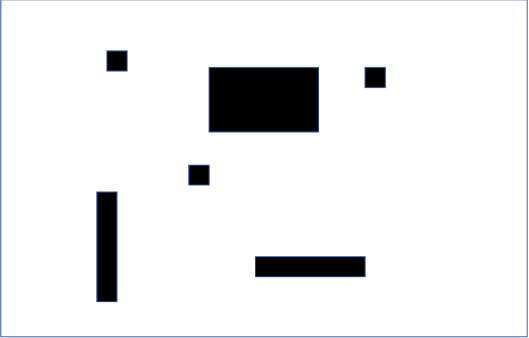
#> input picture ImageProcessing/images/imagem3.PNG, 529 x 338 px, found by its file name
$ python aula9.3.py
#> lines starting #> are read from the running program, lines starting #| are printed output that depends on the picture; after the words box and inside, x2 and y2 are one past the last pixel; in counts of white or black regions, pixels touching at a corner belong together
import cv2
import numpy as np

# 1. Abrir a imagem original
imagem = cv2.imread("imagem3.PNG")
#> imagem is the input picture: shape (338, 529, 3); mean B, G, R 236.2, 235.4, 234.9

if imagem is None:
    raise FileNotFoundError("Erro ao abrir a imagem.")

# 2. Converter para escala de cinza e binarizar
cinza = cv2.cvtColor(imagem, cv2.COLOR_BGR2GRAY)

_, binaria = cv2.threshold(
    cinza, 100, 255, cv2.THRESH_BINARY_INV
)
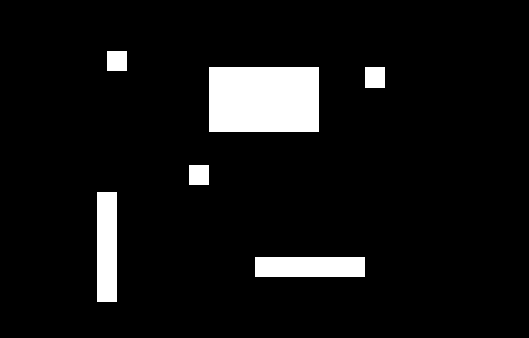
#> binaria: shape (338, 529); 7.1% white; 6 white regions, box (x1, y1, x2, y2) and area: (209, 67, 319, 132) 7150, (97, 192, 117, 302) 2200, (255, 257, 365, 277) 2200, (365, 67, 385, 88) 420, (107, 51, 127, 71) 400, (189, 165, 209, 185) 400

# Hit-or-Miss trabalha com valores 0 e 1
binaria01 = (binaria > 0).astype(np.uint8)

# 3. Criar imagem de saída totalmente branca
resultado = np.full(
    binaria.shape, 255, dtype=np.uint8
)

# 4. Procurar quadrados na imagem inteira
for lado in range(18, 26):

    # Kernel quadrado preenchido, com fundo branco ao redor
    kernel = np.zeros(
        (lado + 2, lado + 2), dtype=np.int8
    )

    kernel[1:-1, 1:-1] = 1
    kernel[0, :] = -1
    kernel[-1, :] = -1
    kernel[:, 0] = -1
    kernel[:, -1] = -1

    deteccoes = cv2.morphologyEx(
        binaria01,
        cv2.MORPH_HITMISS,
        kernel
    )

    # Obter as posições encontradas
    ys, xs = np.where(deteccoes == 1)

    for x, y in zip(xs, ys):
        x0 = x - lado // 2
        y0 = y - lado // 2

        # Garantir que o quadrado fique dentro da imagem
        if (x0 >= 0 and y0 >= 0 and
            x0 + lado <= resultado.shape[1] and
            y0 + lado <= resultado.shape[0]):

            resultado[y0:y0 + lado, x0:x0 + lado] = 0
#> this loop made 8 passes
#> (ys, xs) on pass 3: ([61, 175], [117, 199])
#> pass 3, `deteccoes = cv2.morphologyEx( binaria01, cv2.MORPH_HITMISS, kernel )`:
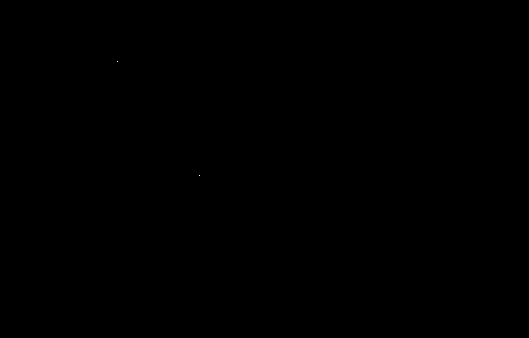
#> deteccoes: shape (338, 529); values 0 (black) and 1 (white), 0% white in thin lines or dots, all inside (x1, y1, x2, y2) = (117, 61, 200, 176)
#> after the loop:
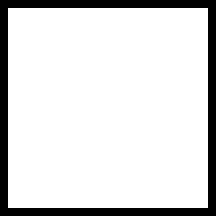
#> kernel: shape (27, 27) int8 (shown 8 times larger); values -1 (black) and 1 (white), 85.7% white; black in thin lines or dots
#> after the loop:
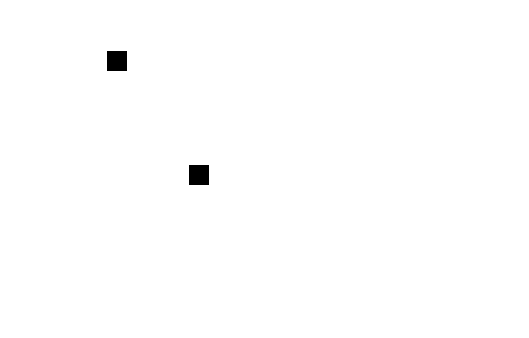
#> resultado: shape (338, 529); 99.6% white; 2 black regions, box (x1, y1, x2, y2) and area: (107, 51, 127, 71) 400, (189, 165, 209, 185) 400

# 5. Mostrar as imagens
cv2.imshow("Imagem binaria completa", binaria)
cv2.imshow("Somente quadrados", resultado)

cv2.waitKey(0)
cv2.destroyAllWindows()

$ run again, with ImageProcessing/images/feijao_com_arroz.png copied over ImageProcessing/images/imagem3.PNG
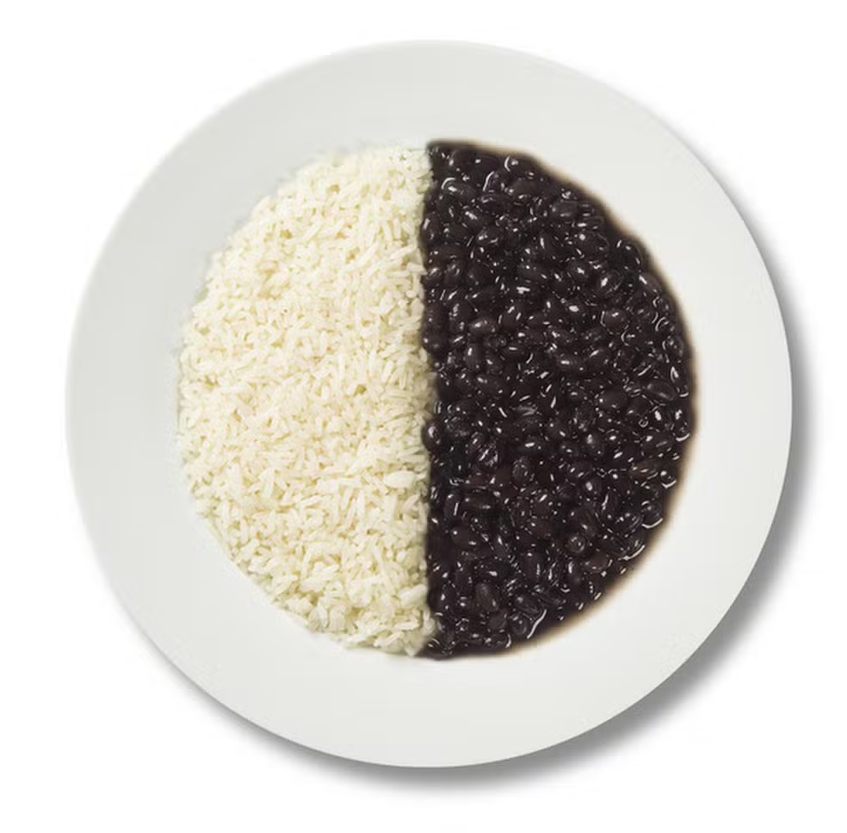
#> input picture ImageProcessing/images/feijao_com_arroz.png, 847 x 833 px, shrunk from 984 x 967 before the run, found by its file name
#> imagem is the input picture: shape (833, 847, 3); mean B, G, R 201.2, 206.5, 209.3
#> `cinza = cv2.cvtColor(imagem, cv2.COLOR_BGR2GRAY)`:
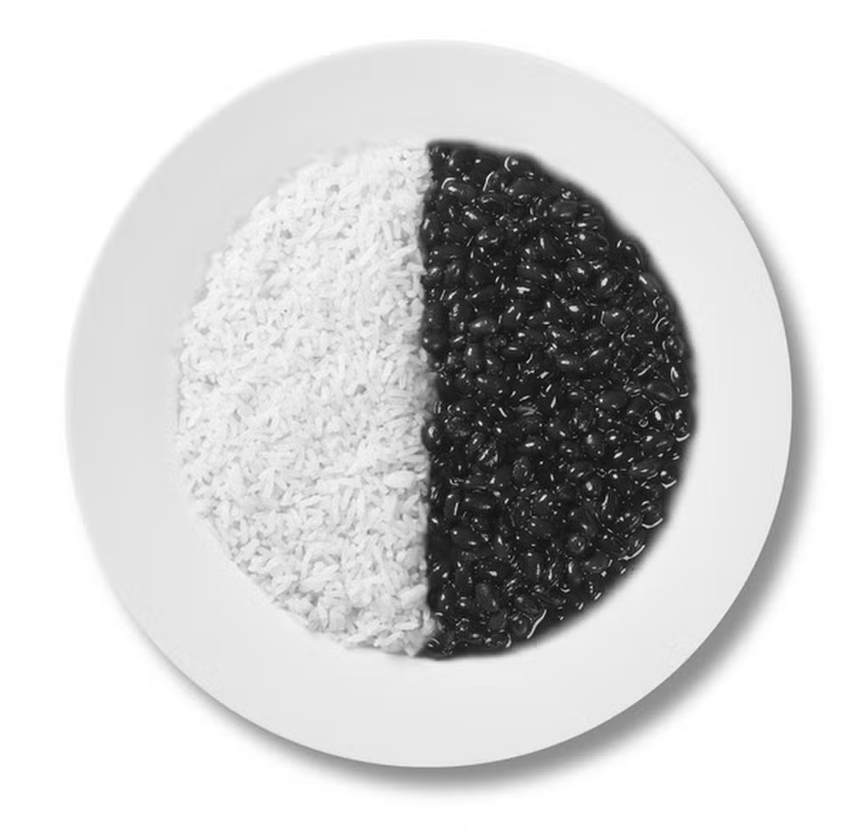
#> cinza: shape (833, 847); min 4, max 255, mean 206.7
#> `_, binaria = cv2.threshold( cinza, 100, 255, cv2.THRESH_BINARY_INV )`:
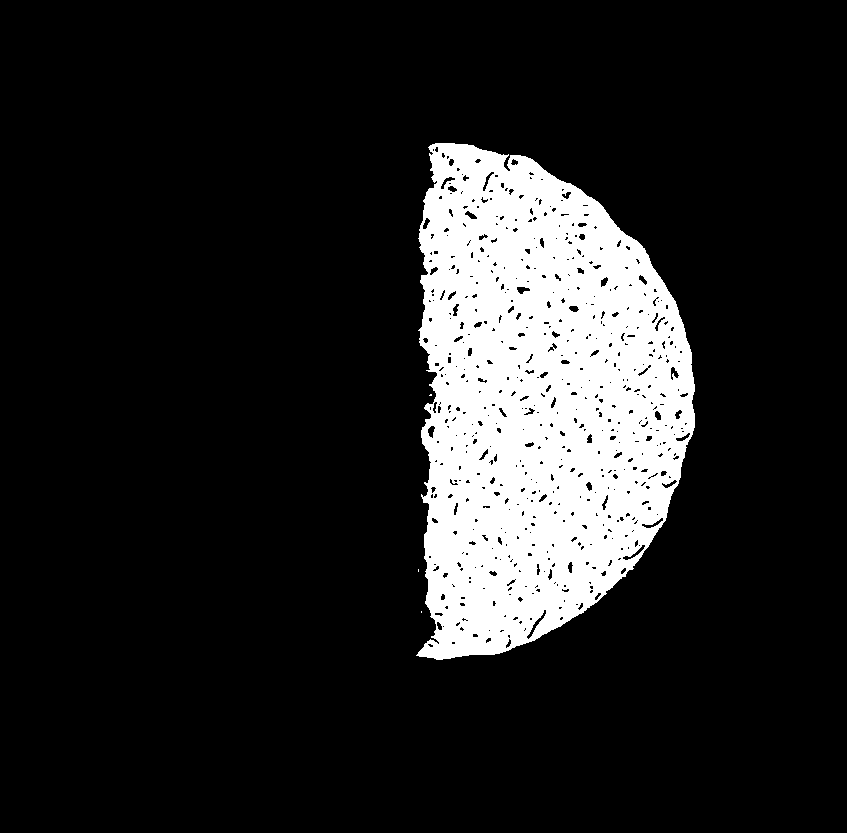
#> binaria: shape (833, 847); 14.6% white; 4 white regions (3 under 20 px), largest, box (x1, y1, x2, y2) and area: (416, 143, 695, 660) 103093
